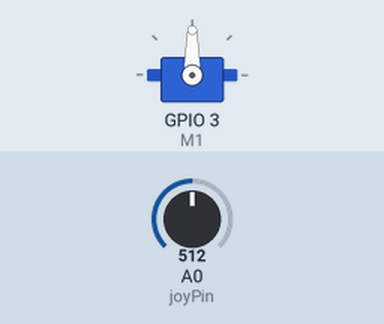
This sketch was run on a simulated ESP8266 (NodeMCU). Parts: servo. Inputs (shaded band) come from the test bench; at power-on: A0 (joyPin) = 512.

Above: at 1.2 s.
1.3 s: A0 (joyPin) set to 716
At 1.7 s:
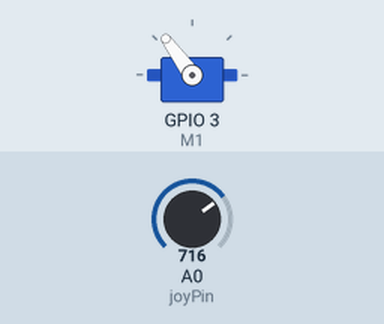
2.8 s: A0 (joyPin) set to 900
At 4.0 s:
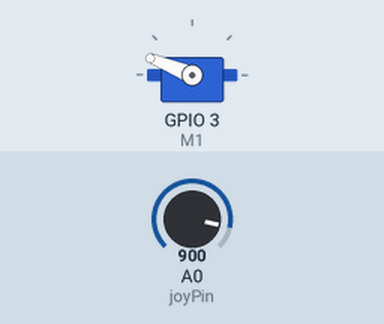
4.3 s: A0 (joyPin) set to 1023
At 5.1 s:
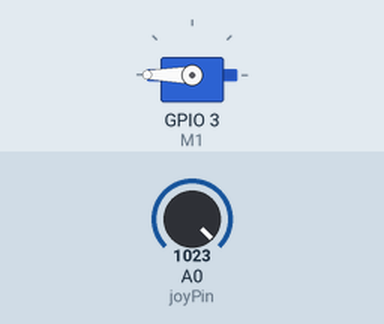
5.8 s: A0 (joyPin) set to 306
At 6.2 s:
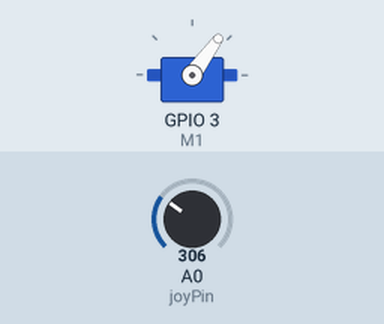
7.3 s: A0 (joyPin) set to 122
At 8.5 s:
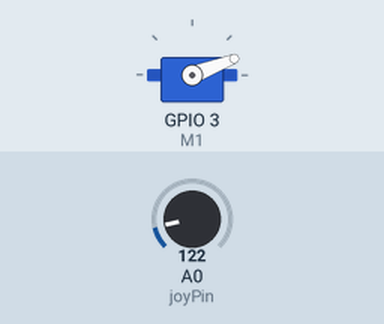
8.8 s: A0 (joyPin) set to 511
At 9.7 s:
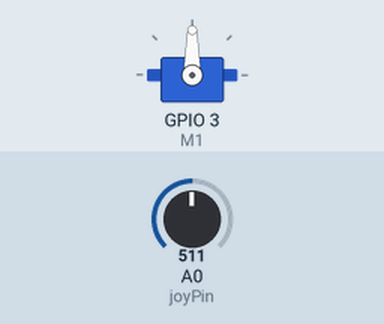
Timing chart, 0 to 11.3 s (numbered marks = the images above; inputs shaded):
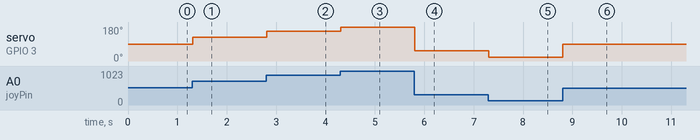

The sketch:

Roboterarm_Servo_Steuerung.ino
```cpp
#include <Servo.h>
#define M1 D9
#define M2 D6
#define M3 D5
#define M4 D4
#define M5 D3
#define joyPin A0

Servo M1Servo;
Servo M2Servo;
Servo M3Servo;
Servo M4Servo;
Servo M5Servo;
void setup() {
  M1Servo.attach(M1);
}

void loop() {
  int joyValueX = analogRead(joyPin);  // 0–1023
  int angle = map(joyValueX, 0, 1023, 0, 180);
  M1Servo.write(angle);
  delay(10);
}
```

Measured:
- after the input at 1.3 s, servo on GPIO 3 (M1): 90° → 126° at once
- after the input at 2.8 s, servo on GPIO 3 (M1): 126° → 158° at once
- after the input at 4.3 s, servo on GPIO 3 (M1): 158° → 180° at once
- after the input at 5.8 s, servo on GPIO 3 (M1): 180° → 54° at once
- after the input at 7.3 s, servo on GPIO 3 (M1): 54° → 21° at once
- after the input at 8.8 s, servo on GPIO 3 (M1): 21° → 90° at once
